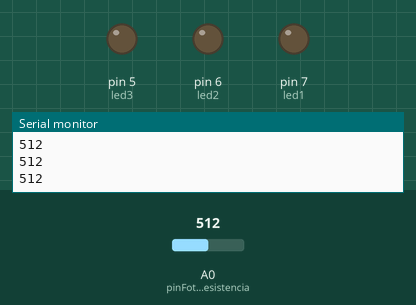
Bench run of a sketch on a simulated Arduino Uno, built with avr-gcc and run on an emulated ATmega328P. Parts: output pins drawn as LEDs (lit = HIGH), the last lines printed to the serial monitor. Inputs (shaded band) come from the test bench; at power-on: A0 (pinFotoresistencia) = 512.

Above: at 1.2 s.
1.3 s: A0 (pinFotoresistencia) set to 865
2.8 s: A0 (pinFotoresistencia) set to 898
At 4.0 s:
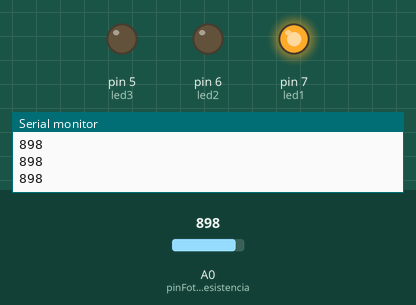
4.3 s: A0 (pinFotoresistencia) set to 941
5.8 s: A0 (pinFotoresistencia) set to 966
At 6.7 s:
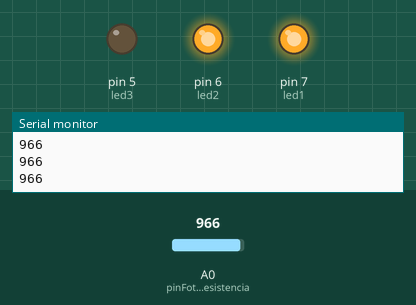
7.3 s: A0 (pinFotoresistencia) set to 1023
At 8.0 s:
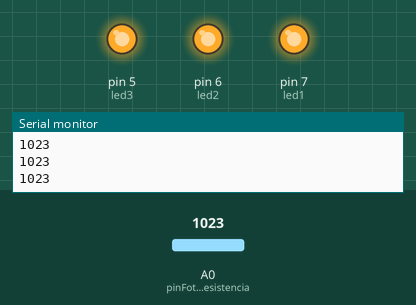
8.8 s: A0 (pinFotoresistencia) set to 900
At 9.3 s:
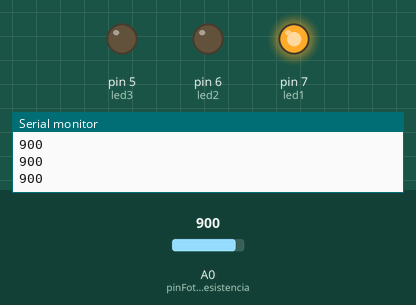
Timing chart, 0 to 11.3 s (numbered marks = the images above; inputs shaded):
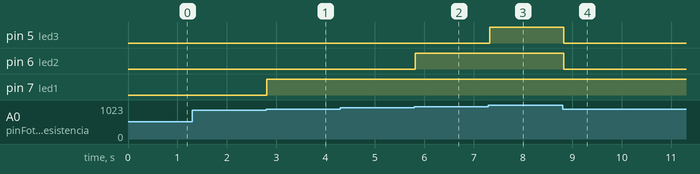

Measured:
- the behaviour switches between 883 and 884 on A0 (pinFotoresistencia) (found by bisection; images 0 and 1)
- the behaviour switches between 953 and 954 on A0 (pinFotoresistencia) (found by bisection; images 1 and 2)
- after the input at 2.8 s, pin 7 (led1): LOW → HIGH at once
- after the input at 5.8 s, pin 6 (led2): LOW → HIGH at once
- after the input at 7.3 s, pin 5 (led3): LOW → HIGH at once
- after the input at 8.8 s, pin 5 (led3), pin 6 (led2): HIGH → LOW at once

The sketch:

codigo_leds.ino
```cpp
// Pines de conexión
const int pinFotoresistencia = A0;
const int led1 = 7;
const int led2 = 6;
const int led3 = 5;

// Variables para almacenar el valor leído de la fotoresistencia
int valorLuz = 0;

// Valores a los que encienden las leds
int EN_1 = 883;
int EN_2 = 954;
int EN_3 = 974;

void setup() {
  // Configuramos los pines de los LEDs como salida
  pinMode(led1, OUTPUT);
  pinMode(led2, OUTPUT);
  pinMode(led3, OUTPUT);

  // Iniciamos la comunicación serial (opcional, para depuración)
  Serial.begin(9600);
}

void loop() {
  // Leemos el valor de la fotoresistencia
  valorLuz = analogRead(pinFotoresistencia);

  // Enviamos el valor al monitor serial (opcional)
  Serial.println(valorLuz);

  // Lógica para encender los LEDs según el nivel de luz
  if (valorLuz > EN_1 && valorLuz < EN_2) {
    // Baja luz: encender el LED 1
    digitalWrite(led1, HIGH);
    digitalWrite(led2, LOW);
    digitalWrite(led3, LOW);
  } else if (valorLuz >= EN_2 && valorLuz < EN_3) {
    // Luz media: encender los LEDs 1 y 2
    digitalWrite(led1, HIGH);
    digitalWrite(led2, HIGH);
    digitalWrite(led3, LOW);
  } else if(valorLuz >= EN_3) {
    // Alta luz: encender todos los LEDs
    digitalWrite(led1, HIGH);
    digitalWrite(led2, HIGH);
    digitalWrite(led3, HIGH);
  }
  else{
    digitalWrite(led1, LOW);
    digitalWrite(led2, LOW);
    digitalWrite(led3, LOW);

  }

  // Pequeño retardo para estabilidad
  delay(100);
}
```
